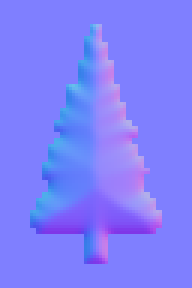
#> input picture prototypes/props/1-pine_n.png, 64 x 96 px (shown 3 times larger)
$ python -i bake_normals.py   (imports and definitions only)
#> lines starting #> are read from the running program, lines starting #| are printed output that depends on the picture
# **Turn each flat tree card into a card that can be lit.**
#
# A quad has one normal, so a card lit by the game's own sun comes out uniformly bright and reads as
# a sticker. This writes a tangent-space normal map beside each card: the silhouette is treated as a
# blob of clay, inflated so its middle bulges toward the viewer and its rim turns away.
#
# WARNING **The bulge is per LUMP, not per card.** A distance transform measures the distance to the
# nearest transparent pixel, so a crown made of five leaf clumps inflates into five domes rather than
# one -- which is what the Bad North reference shows.
#
#   python prototypes/props/bake_normals.py [folder]
#
# Writes `<name>_n.png` beside every `.png` in the folder named, or in this one when none is named.
# WARNING **The folder is an argument so there is only ever ONE bake.** A second copy of this file
# pointed at the beasts would drift from this one on the day `BULGE` is retuned, and nothing would
# say which of the two a given `_n.png` came out of.
import os
import sys
import numpy as np
from PIL import Image
from scipy.ndimage import distance_transform_edt, gaussian_filter

HERE = os.path.dirname(os.path.abspath(__file__))
# How tall the inflated blob is relative to its width. Higher = a rounder, more strongly shaded card.
BULGE = 1.5
# The height field is smoothed before its slope is read, or every pixel step becomes a facet.
SMOOTH = 1.2


def bake(path: str) -> None:
#> called with path = '1-pine_n.png'
    img = Image.open(path).convert("RGBA")
    a = np.array(img)[:, :, 3] > 8
#> a: shape (96, 64) bool; every value is 1
    if not a.any():
        return
    # Distance to the nearest empty pixel: 0 on the rim, largest in the middle of a lump.
    d = distance_transform_edt(a)
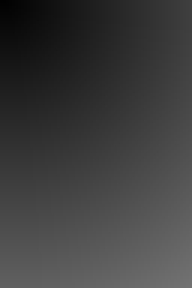
#> d: shape (96, 64) float64 (shown 3 times larger); min 1, max 114.8, mean 62.1
    # WARNING **Normalised against the card's own size.** The distance transform counts PIXELS, so
    # the same tree drawn at 240px came out with a quarter of the slope of the 64px one and read as
    # flat again. Dividing by the card's size makes the bulge a property of the SHAPE, not the file.
    d = d / max(min(img.size) / 64.0, 1e-6)
    # sqrt turns a cone into a dome -- a linear ramp gives a flat-sided pyramid.
    h = np.sqrt(np.maximum(d, 0.0)) * BULGE
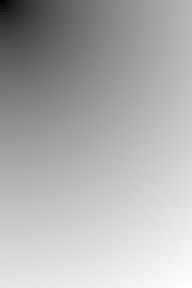
#> h: shape (96, 64) float64 (shown 3 times larger); min 1.5, max 16.07, mean 11.53; drawn with min black and max white
    # The smoothing is in pixels too, so it scales with the card for the same reason.
    h = gaussian_filter(h, SMOOTH * max(min(img.size) / 64.0, 1.0))
    # The slope of the height field IS the normal, once it is flipped and given a z.
    gy, gx = np.gradient(h)
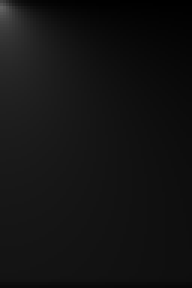
#> gy: shape (96, 64) float64 (shown 3 times larger); min 0.00195, max 0.386, mean 0.0752
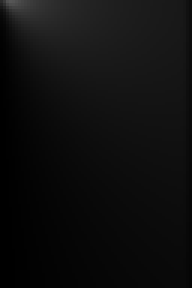
#> gx: shape (96, 64) float64 (shown 3 times larger); min 0.000576, max 0.34, mean 0.0575
    n = np.dstack([-gx, gy, np.ones_like(h)])
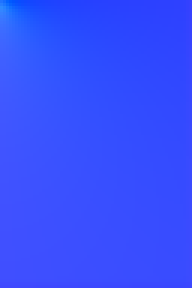
#> n: shape (96, 64, 3) float64 (shown 3 times larger); mean of channels 0, 1, 2 -0.0575, 0.0752, 1; drawn with min black and max white
    n /= np.linalg.norm(n, axis=2, keepdims=True)
    # Outside the silhouette the normal points straight at the viewer, so a stray texel is neutral.
    flat = np.zeros_like(n)
    flat[:, :, 2] = 1.0
    n = np.where(a[:, :, None], n, flat)
    out = ((n * 0.5 + 0.5) * 255.0).clip(0, 255).astype(np.uint8)
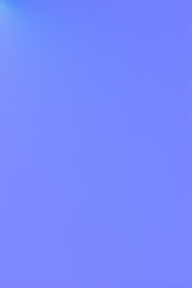
#> out: shape (96, 64, 3) (shown 3 times larger); mean of channels 0, 1, 2 119.7, 136.5, 253.8; drawn as R, G, B
    Image.fromarray(out, "RGB").save(path[:-4] + "_n.png")
    print("baked", os.path.basename(path[:-4] + "_n.png"))


WHERE = os.path.abspath(sys.argv[1]) if len(sys.argv) > 1 else HERE
# [3 lines not run here, left out]

>>> result = bake('1-pine_n.png')

$ run again, on prototypes/props/T1-round_n.png
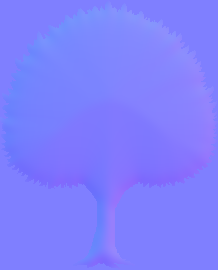
#> input picture prototypes/props/T1-round_n.png, 218 x 270 px
#> a: shape (270, 218) bool; every value is 1
#> in bake, `n = np.dstack([-gx, gy, np.ones_like(h)])`:
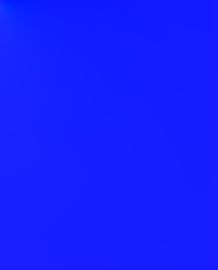
#> n: shape (270, 218, 3) float64; mean of channels 0, 1, 2 -0.0192, 0.022, 1; drawn with min black and max white
#> in bake, `out = ((n * 0.5 + 0.5) * 255.0).clip(0, 255).astype(np.uint8)`:
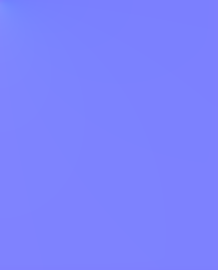
#> out: shape (270, 218, 3); mean of channels 0, 1, 2 124.6, 129.8, 254; drawn as R, G, B
